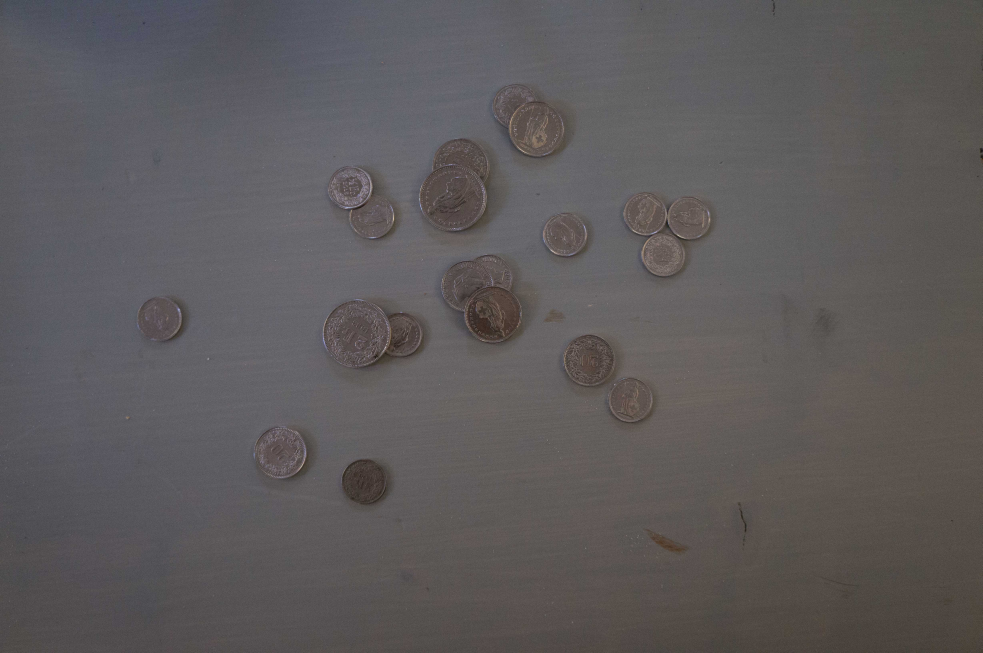
#> input picture data/photos/overlap.jpg, 4912 x 3264 px (shown at 1/5 size)
$ python edgedetect_example.py   (older library calls are emulated)
#> lines starting #> are read from the running program, lines starting #| are printed output that depends on the picture; after the words box and inside, x2 and y2 are one past the last pixel; in counts of white or black regions, pixels touching at a corner belong together
import numpy as np
from skimage import data, color
from skimage.io import imread, imsave
from skimage.transform import rescale
from skimage.feature import canny, peak_local_max
from scipy import ndimage as ndi
from skimage.viewer import ImageViewer
from scipy.ndimage.filters import convolve
from skimage.transform import hough_circle
from skimage.draw import circle_perimeter

original_image = imread("data/photos/overlap.jpg", as_grey=True)
#> original_image: shape (3264, 4912) float64; min 0.0125, max 0.992, mean 0.355

image = rescale(original_image, 1800.0 / len(original_image))

edges = canny(image, sigma=0.7)
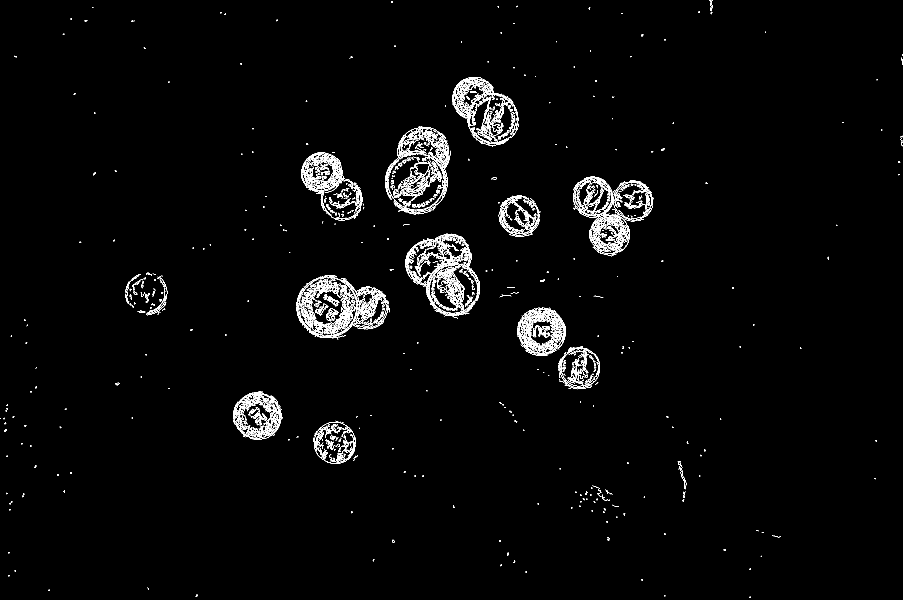
#> edges: shape (1800, 2709) bool (shown at 1/3 size); 1.5% white in thin lines or dots

kernel = np.array(7 * [7*[1]])

edges = convolve(edges, kernel)
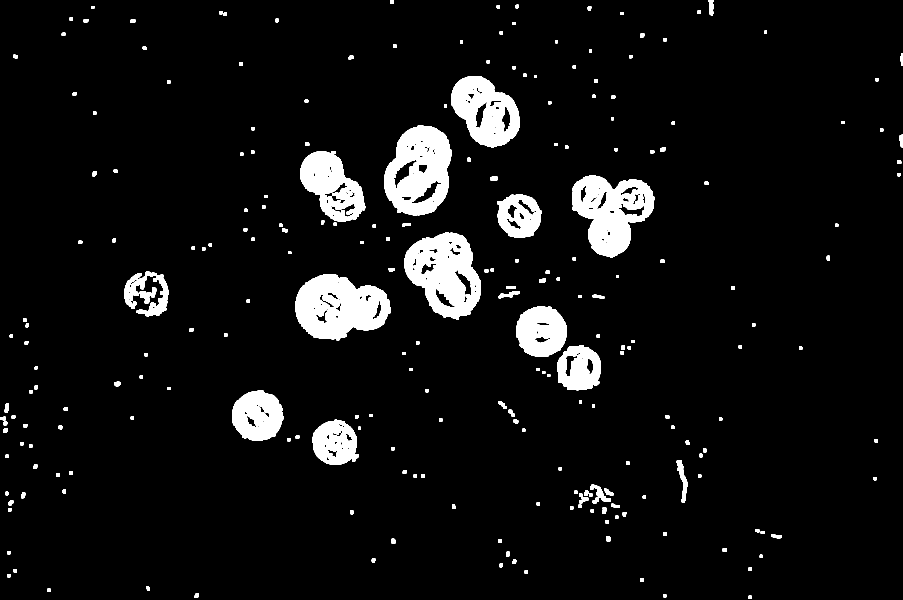
#> edges: shape (1800, 2709) bool (shown at 1/3 size); 6.3% white; 239 white regions, largest, box (x1, y1, x2, y2) and area: (886, 822, 1172, 1021) 38588, (1213, 697, 1443, 960) 36437, (1152, 376, 1354, 647) 36329

fill = ndi.binary_fill_holes(edges)
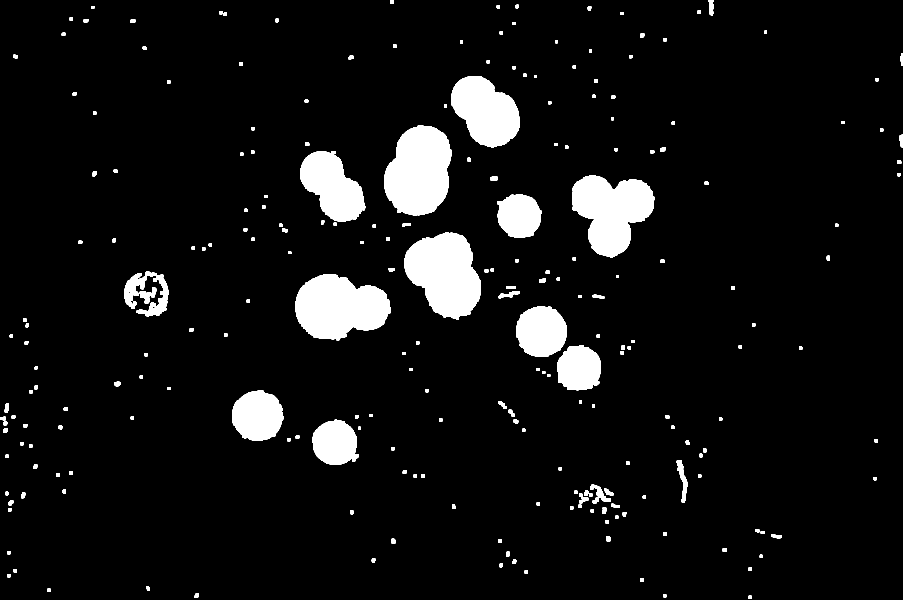
#> fill: shape (1800, 2709) bool (shown at 1/3 size); 6.9% white; 239 white regions, largest, box (x1, y1, x2, y2) and area: (1152, 376, 1354, 647) 41680, (1213, 697, 1443, 960) 41624, (886, 822, 1172, 1021) 41005

edges = canny(fill)
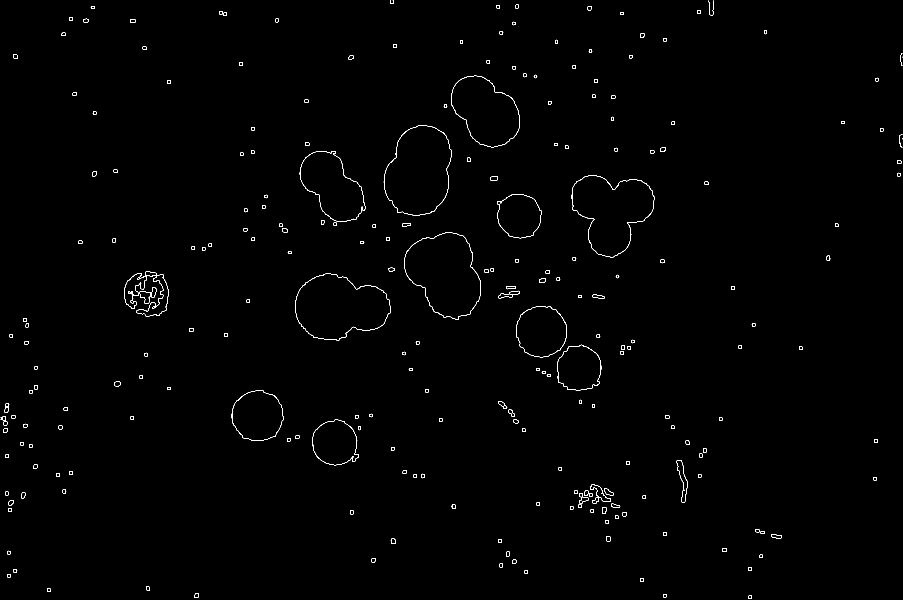
#> edges: shape (1800, 2709) bool (shown at 1/3 size); 0.4% white in thin lines or dots

hough_radii = np.arange(50, 150, 5)
hough_res = hough_circle(edges, hough_radii)

centers = []
accums = []
radii = []

for radius, h in zip(hough_radii, hough_res):
    num_peaks = 20
    peaks = peak_local_max(h, num_peaks=num_peaks)
    centers.extend(peaks)
    accums.extend(h[peaks[:, 0], peaks[:, 1]])
    radii.extend([radius] * num_peaks)
#> this loop made 20 passes
#> radius on passes 1 to 12: 50, 55, 60, 65, 70, 75, 80, 85, 90, 95, 100, 105
#> after the loop, accums = 400 values, max 0.415 at index 60, min 0.0692 at index 398, mean 0.142; centers = 400 pairs, first value 287 to 1454, second value 414 to 1946; radii = 400 values from 50 to 145

circles = []
for idx in np.argsort(accums)[::-1][:100]:
    center_x, center_y = centers[idx]
    radius = radii[idx]
    add = True
    for c in circles:
        if (c[0] - center_y) * (c[0] - center_y) + (c[1] - center_x) * (c[1] - center_x) < (c[2] + radius) * (c[2] + radius) * 0.25:
            add = False
            break
    if add:
        circles.append([center_y, center_x, radius])
#> this loop made 100 passes
#> (idx, center_x, center_y, radius) on passes 1 to 12: (60, 648, 1558, 65), (100, 1247, 774, 75), (61, 518, 965, 65), (62, 704, 1828, 65), (101, 996, 1625, 75), (63, 603, 1898, 65), (102, 994, 1625, 75), (64, 591, 1777, 65), (65, 591, 1780, 65), (66, 1328, 1002, 65), (80, 1325, 1006, 70), (67, 293, 1418, 65)
#> after the loop, circles = 19 items, first 6: [1558, 648, 65], [774, 1247, 75], [965, 518, 65], [1828, 704, 65], [1625, 996, 75], [1898, 603, 65]

image = color.gray2rgb(image)
#> image: shape (1800, 2709, 3) float64

for circle in circles:
    cx, cy = circle_perimeter(*circle)
    image[cy, cx] = (220, 20, 20)
#> this loop made 19 passes
#> circle on passes 1 to 12: [1558, 648, 65], [774, 1247, 75], [965, 518, 65], [1828, 704, 65], [1625, 996, 75], [1898, 603, 65], [1777, 591, 65], [1002, 1328, 65], [1418, 293, 65], [985, 921, 100], [440, 879, 65], [1737, 1106, 65]
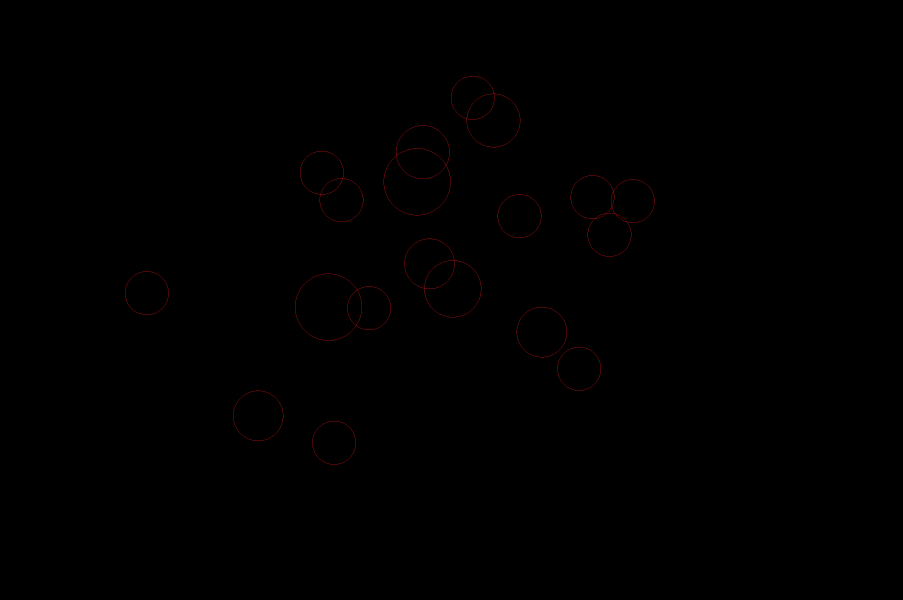
#> image: shape (1800, 2709, 3) float64 (shown at 1/3 size); mean R, G, B 0.7, 0.4, 0.4

#> (the run stopped early here; a loop or call above may not have finished)

$ run again, with data/photos/DSC08316.jpg copied over data/photos/overlap.jpg
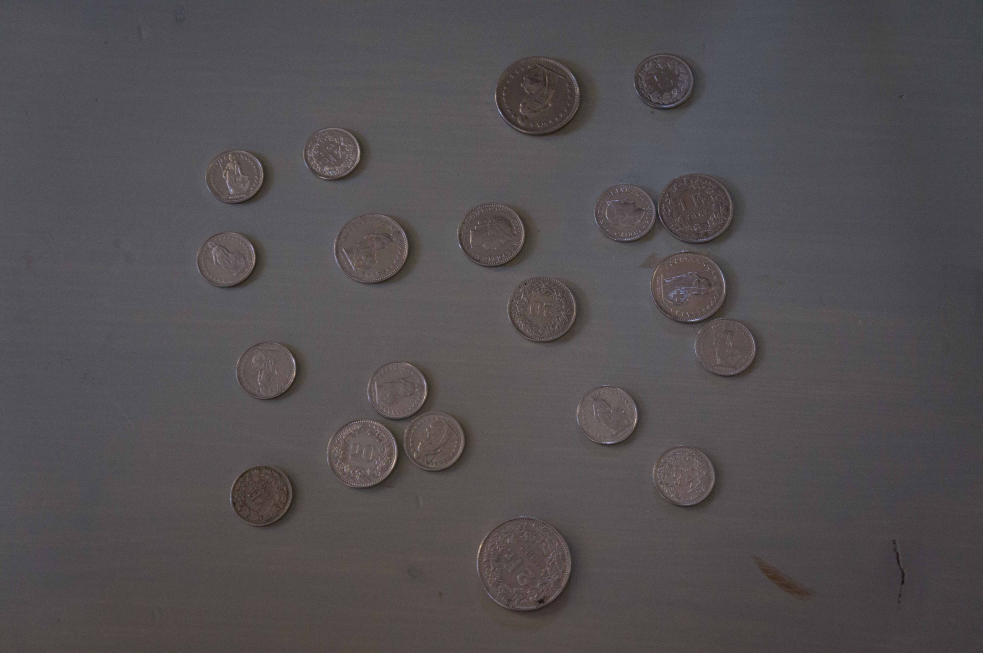
#> input picture data/photos/DSC08316.jpg, 4912 x 3264 px (shown at 1/5 size)
#> `edges = canny(image, sigma=0.7)`:
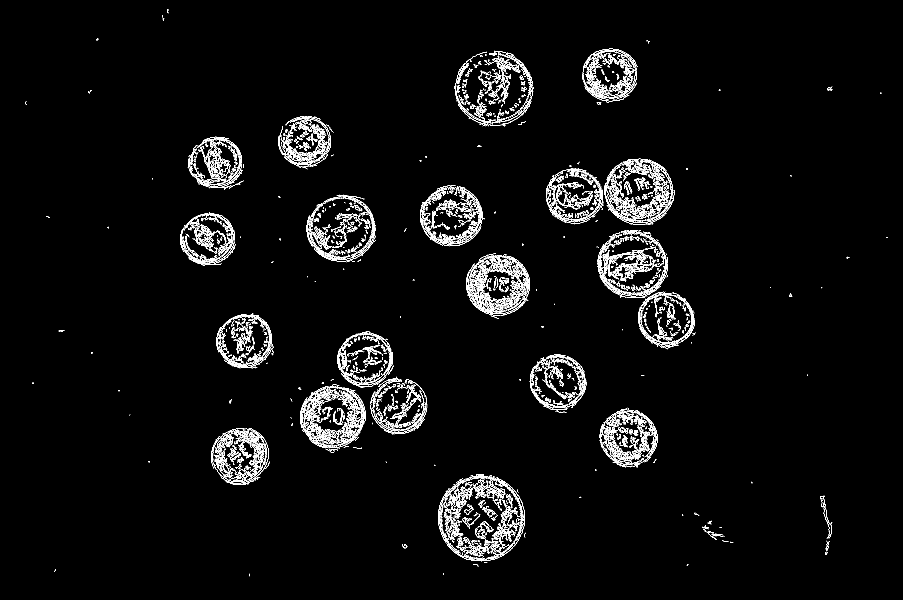
#> edges: shape (1800, 2709) bool (shown at 1/3 size); 2.4% white in thin lines or dots
#> fill: shape (1800, 2709) bool; 12.1% white; 98 white regions, largest, box (x1, y1, x2, y2) and area: (1787, 687, 2090, 1051) 60656, (1635, 472, 2027, 678) 59613, (1311, 1419, 1580, 1692) 56630
#> the loop `for radius, h in zip(hough_radii, hough_res):` made 20 passes
#> radius on passes 1 to 8: 50, 55, 60, 65, 70, 75, 80, 85
#> after the loop `for radius, h in zip(hough_radii, hough_res):`: accums = 400 values, max 0.359 at index 160, min 0.085 at index 397, mean 0.163; centers = 400 pairs, first value 209 to 1591, second value 601 to 2448; radii = 400 values from 50 to 145
#> the loop `for idx in np.argsort(accums)[::-1][:100]:` made 100 passes
#> (idx, center_x, center_y, radius) on passes 1 to 8: (160, 1314, 1885, 90), (180, 648, 1355, 95), (140, 1079, 1094, 85), (340, 1553, 1443, 135), (181, 854, 1498, 95), (161, 1215, 1198, 90), (141, 224, 1828, 85), (142, 1025, 734, 85)
#> after the loop `for idx in np.argsort(accums)[::-1][:100]:`: circles = 20 items, first 6: [1885, 1314, 90], [1355, 648, 95], [1094, 1079, 85], [1443, 1553, 135], [1498, 854, 95], [1198, 1215, 90]
#> the loop `for circle in circles:` made 20 passes
#> after the loop `for circle in circles:`:
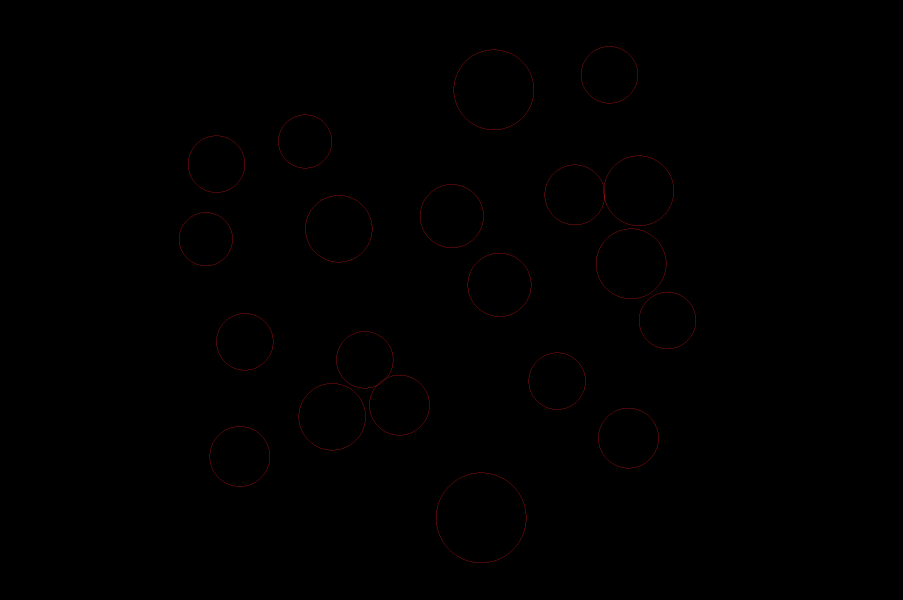
#> image: shape (1800, 2709, 3) float64 (shown at 1/3 size); mean R, G, B 0.8, 0.4, 0.4

$ run again, with data/photos/DSC08318-distorted.jpg copied over data/photos/overlap.jpg
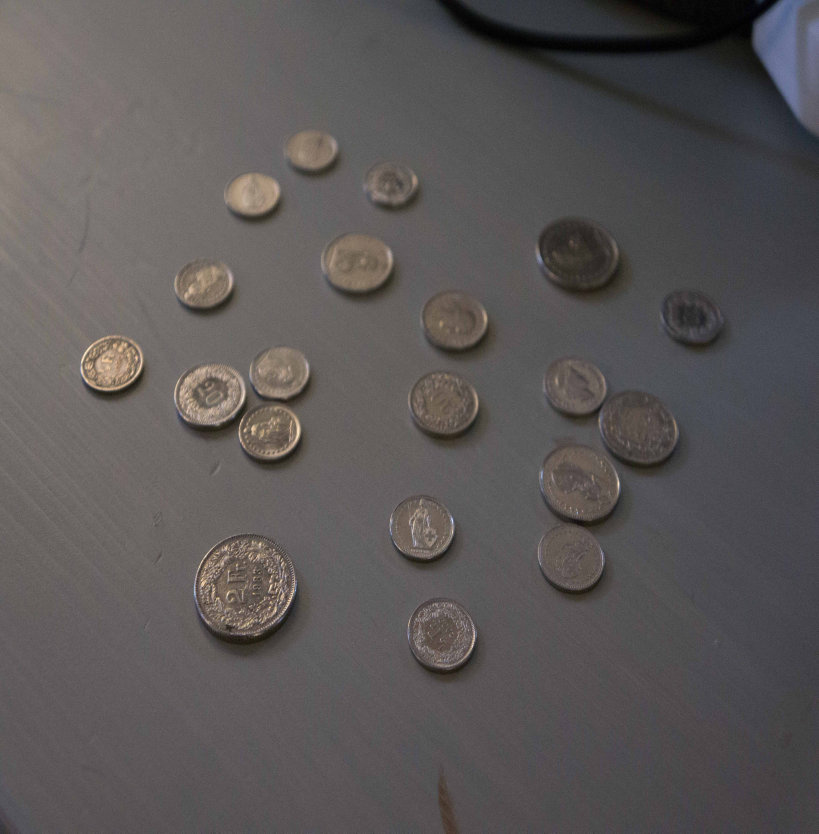
#> input picture data/photos/DSC08318-distorted.jpg, 4912 x 5000 px (shown at 1/6 size)
#> fill: shape (1800, 1768) bool; 9.1% white; 65 white regions, largest, box (x1, y1, x2, y2) and area: (372, 744, 677, 1022) 49931, (1158, 788, 1470, 1289) 49670, (415, 1145, 651, 1399) 46085
#> `edges = canny(fill)`:
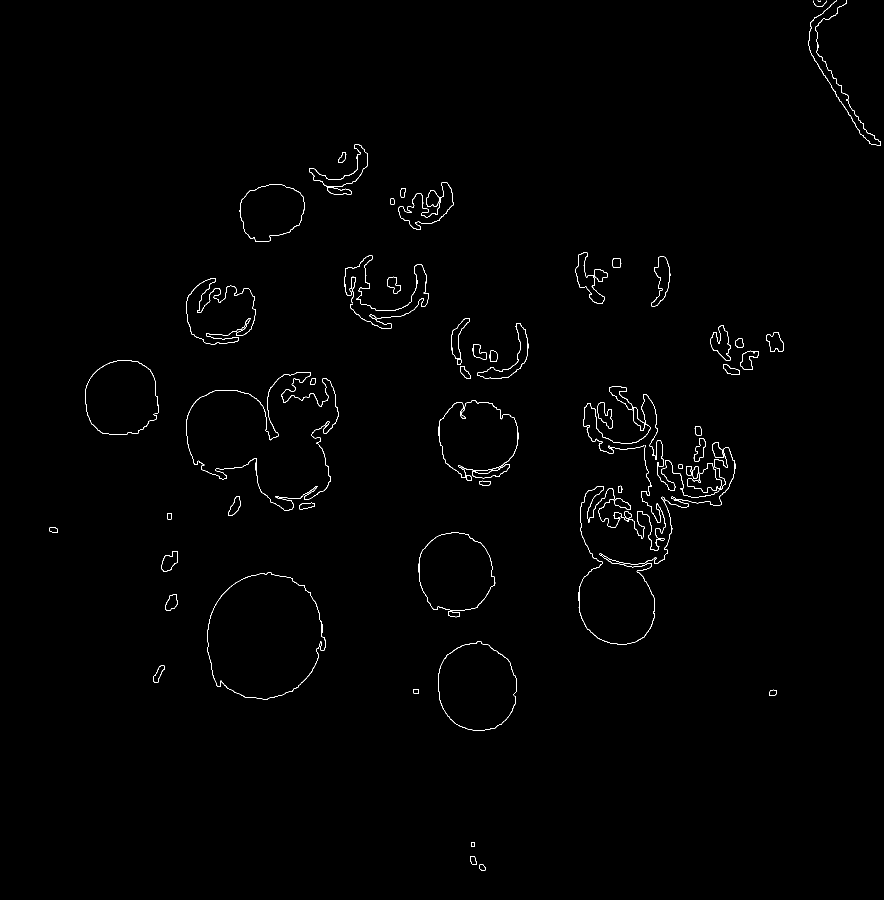
#> edges: shape (1800, 1768) bool (shown at 1/2 size); 0.64% white in thin lines or dots
#> the loop `for radius, h in zip(hough_radii, hough_res):` made 20 passes
#> radius on passes 1 to 8: 50, 55, 60, 65, 70, 75, 80, 85
#> after the loop `for radius, h in zip(hough_radii, hough_res):`: accums = 400 values, max 0.299 at index 140, min 0.0862 at index 394, mean 0.156; centers = 400 pairs, first value 392 to 1386, second value 235 to 1420; radii = 400 values from 50 to 145
#> the loop `for idx in np.argsort(accums)[::-1][:100]:` made 100 passes
#> (idx, center_x, center_y, radius) on passes 1 to 8: (140, 1203, 1241, 85), (100, 1140, 909, 75), (120, 800, 248, 80), (60, 874, 971, 65), (121, 1381, 957, 80), (101, 1146, 912, 75), (103, 871, 961, 75), (102, 795, 245, 75)
#> after the loop `for idx in np.argsort(accums)[::-1][:100]:`: circles = 17 items, first 6: [1241, 1203, 85], [909, 1140, 75], [248, 800, 80], [971, 874, 65], [957, 1381, 80], [1419, 936, 50]
#> the loop `for circle in circles:` made 17 passes
#> after the loop `for circle in circles:`:
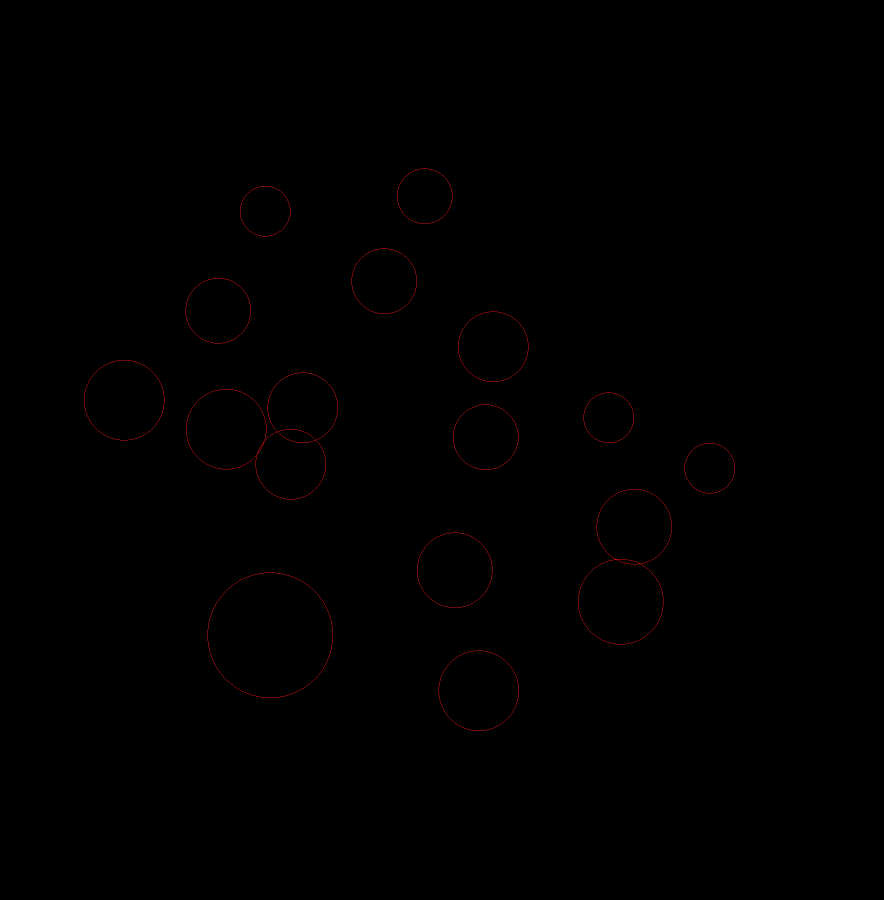
#> image: shape (1800, 1768, 3) float64 (shown at 1/2 size); mean R, G, B 0.8, 0.4, 0.4
